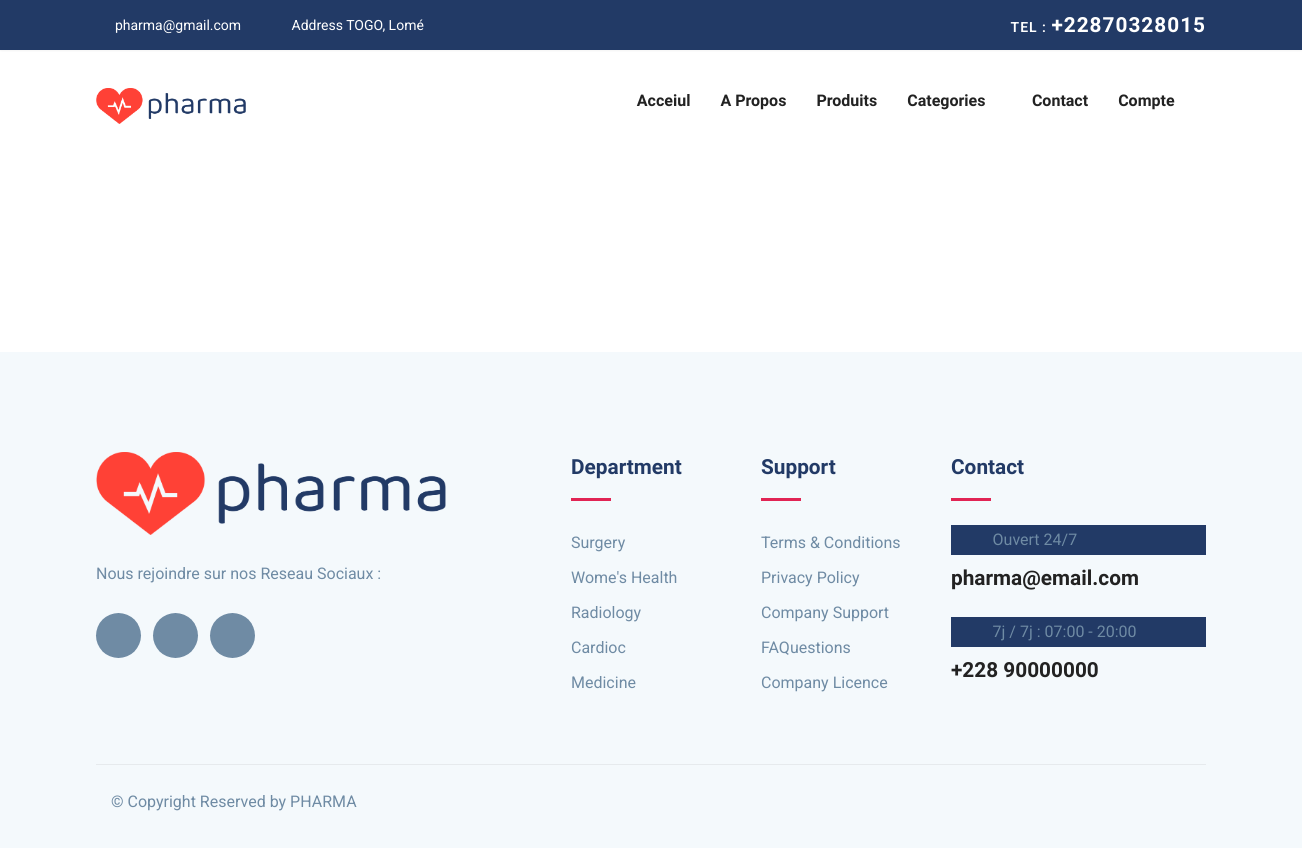
Page /singleproduit/1/ on the earlier database version.
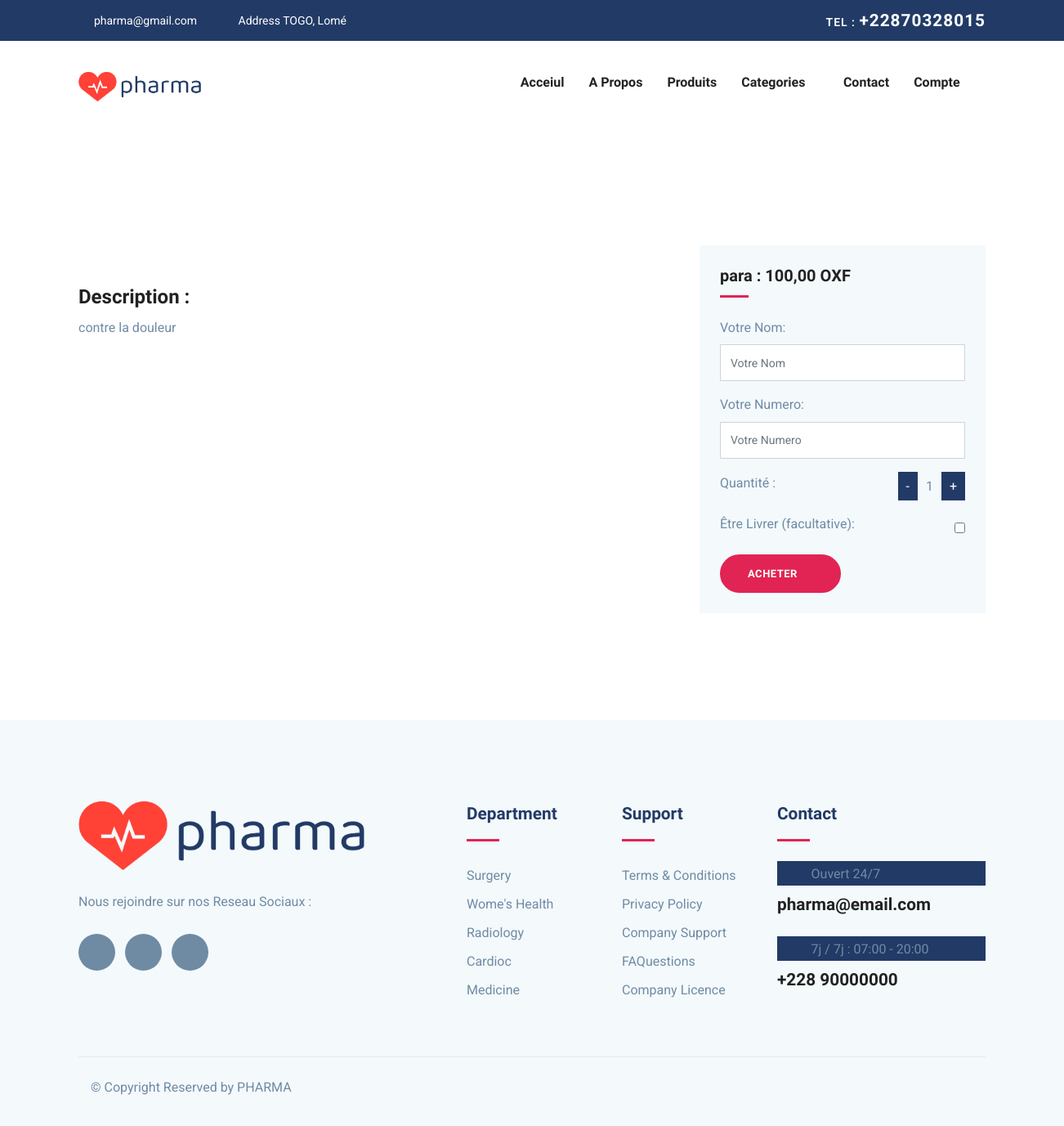
Same page on the later database version.
### app/models.py (models this page shows, shortened)
class Produit(models.Model):
    nomProduit = models.CharField(max_length=255)
    prixProduit = models.DecimalField(max_digits=10, decimal_places=2)
    photoProduit = models.ImageField(upload_to='photosProduits/', null=True, blank=True)
    quantite = models.IntegerField()
    descirpion = models.TextField()
    Categorie = models.ForeignKey('Categorie', on_delete=models.CASCADE)

### app/views.py (the view)
# urls.py: path("singleproduit/<int:produit_id>/", views.single_produit, name="single_produit"),
def single_produit(request,produit_id):
    produits = Produit.objects.filter(id=produit_id)
    print(produits.count())
    context = {'produits': produits}
    return render(request, 'app/single_produit.html',context=context)

### app/templates/app/single_produit.html (shortened to what this page needs)
{% extends 'app/index.html' %}
{% load static %}
{% block content %}
<section class="section department-single">
    {% for produit in produits %}
	<div class="container">
		<div class="row">
			<div class="col-lg-8">
				<div class="department-content mt-5">
                    <div class="department-img">
                        <div class="sidebar-contatct-info mt-4">
                            <h3>Description : </h3>
                            <p class="mb-0">{{produit.descirpion}}</p>
                        </div>
                    </div>
				</div>
			</div>
			<div class="col-lg-4">
                <div class="sidebar-widget schedule-widget mt-5">
                    <h5 class="mb-4">{{ produit.nomProduit }} : {{ produit.prixProduit }} OXF</h5>
                    <form method="post" action="{% url 'buy_produit' %}">
                        <div class="form-group">
                            <label for="name">Votre Nom:</label>
                            <input name="nomClient" id="name" type="text" class="form-control" placeholder="Votre Nom" required>
                        </div>
                        <div class="form-group">
                            <label for="phone">Votre Numero:</label>
                            <input name="phoneClient" id="phone" type="text" class="form-control" placeholder="Votre Numero" required>
                        </div>
                        <li class="form-group d-flex justify-content-between align-items-center">
                            <label for="quantite">Quantité :</label>
                            <div class="counter">
                                <span class="icon decrement" style="color: white;">-</span>
                                <span class="count" id="quantiteSpan">1</span>
                                <span class="icon increment" style="color: white;">+</span>
                            </div>
                        </li>
                        <div class="form-group d-flex justify-content-between align-items-center">
                            <label for="livrer">Être Livrer (facultative):</label>
                            <input type="checkbox" name="isLivrer" id="livrer">
                        </div>
                        <button type="submit" class="btn btn-main-2 btn-round-full">Acheter<i class="icofont-simple-right ml-2"></i></button>
                    </form>
                </div>
            </div>
			</div>
		</div>
    {% endfor %}
</section>
{% endblock %}

### app/templates/app/index.html (shortened to what this page needs)
{% load static %}
<!DOCTYPE html>
<html lang="en">
<head>
    <link rel="stylesheet" href="{% static 'app/plugins/bootstrap/css/bootstrap.min.css'%}">
    <link rel="stylesheet" href="{% static 'app/plugins/icofont/icofont.min.css'%}">
    <link rel="stylesheet" href="{% static 'app/plugins/slick-carousel/slick/slick.css' %}">
    <link rel="stylesheet" href="{% static 'app/plugins/slick-carousel/slick/slick-theme.css' %}">
    <link rel="stylesheet" href="{% static 'app/css/style.css' %}">
</head>
<body>
    {% include 'app/includes/header.html' %}
    {% block content %}
    {% endblock %}
    {% include 'app/includes/footer.html' %}
</body>
</html>

### app/templates/app/includes/header.html (shortened to what this page needs)
{% load static %}
<header>
	<div class="header-top-bar">
		<div class="container">
			<div class="row align-items-center">
				<div class="col-lg-6">
					<ul class="top-bar-info list-inline-item pl-0 mb-0">
						<li class="list-inline-item"><a href="mailto:pharma@gmail.com"><i class="icofont-support-faq mr-2"></i>pharma@gmail.com</a></li>
						<li class="list-inline-item"><i class="icofont-location-pin mr-2"></i>Address TOGO, Lomé</li>
					</ul>
				</div>
				<div class="col-lg-6">
					<div class="text-lg-right top-right-bar mt-2 mt-lg-0">
						<a href="tel:+23-345-67890" >
							<span>TEL : </span>
							<span class="h4">+22870328015</span>
						</a>
					</div>
				</div>
			</div>
		</div>
	</div>
	<nav class="navbar navbar-expand-lg navigation" id="navbar">
		<div class="container">
		 	 <a class="navbar-brand" href="index.html">
			  	<img src="{% static 'app/images/logo.png' %}" width="150" height="150" alt="" class="img-fluid">
			  </a>
		  <div class="collapse navbar-collapse" id="navbarmain">
			<ul class="navbar-nav ml-auto">
			  <li class="nav-item active">
				<a href="{% url "index" %}" class="nav-link" >Acceiul</a>
			  </li>
			   <li class="nav-item"><a class="nav-link" href="about.html">A propos</a></li>
			    <li class="nav-item"><a class="nav-link" href="{% url "produits_page" %}">Produits</a></li>
			    <li class="nav-item dropdown">
					<a class="nav-link dropdown-toggle" href="department.html" id="dropdown02" data-toggle="dropdown" aria-haspopup="true" aria-expanded="false">Categories <i class="icofont-thin-down"></i></a>
			  	</li>
			   <li class="nav-item"><a class="nav-link" href="{% url "contact_page" %}">Contact</a></li>
			   <li class="nav-item dropdown">
				<a class="nav-link dropdown-toggle" href="department.html" id="dropdown02" data-toggle="dropdown" aria-haspopup="true" aria-expanded="false">Compte <i class="icofont-thin-down"></i></a>
			  </li>
			</ul>
		  </div>
		</div>
	</nav>
</header>

### app/templates/app/includes/footer.html (shortened to what this page needs)
{% load static %}
<footer class="footer section gray-bg">
	<div class="container">
		<div class="row">
			<div class="col-lg-4 mr-auto col-sm-6">
				<div class="widget mb-5 mb-lg-0">
					<div class="logo mb-4">
						<img src="images/logo.png" alt="" class="img-fluid">
					</div>
					<p>Nous rejoindre sur nos Reseau Sociaux :</p>
					<ul class="list-inline footer-socials mt-4">
						<li class="list-inline-item"><a href="https://www.facebook.com/"><i class="icofont-facebook"></i></a></li>
						<li class="list-inline-item"><a href="https://twitter.com/"><i class="icofont-twitter"></i></a></li>
						<li class="list-inline-item"><a href="https://www.pinterest.com/"><i class="icofont-linkedin"></i></a></li>
					</ul>
				</div>
			</div>
			<div class="col-lg-2 col-md-6 col-sm-6">
				<div class="widget mb-5 mb-lg-0">
					<h4 class="text-capitalize mb-3">Department</h4>
					<div class="divider mb-4"></div>
					<ul class="list-unstyled footer-menu lh-35">
						<li><a href="#">Surgery </a></li>
						<li><a href="#">Wome's Health</a></li>
						<li><a href="#">Radiology</a></li>
						<li><a href="#">Cardioc</a></li>
						<li><a href="#">Medicine</a></li>
					</ul>
				</div>
			</div>
			<div class="col-lg-2 col-md-6 col-sm-6">
				<div class="widget mb-5 mb-lg-0">
					<h4 class="text-capitalize mb-3">Support</h4>
					<div class="divider mb-4"></div>
					<ul class="list-unstyled footer-menu lh-35">
						<li><a href="#">Terms & Conditions</a></li>
						<li><a href="#">Privacy Policy</a></li>
						<li><a href="#">Company Support </a></li>
						<li><a href="#">FAQuestions</a></li>
						<li><a href="#">Company Licence</a></li>
					</ul>
				</div>
			</div>
			<div class="col-lg-3 col-md-6 col-sm-6">
				<div class="widget widget-contact mb-5 mb-lg-0">
					<h4 class="text-capitalize mb-3">Contact</h4>
					<div class="divider mb-4"></div>
					<div class="footer-contact-block mb-4">
						<div class="icon d-flex align-items-center">
							<i class="icofont-email mr-3"></i>
							<span class="h6 mb-0">Ouvert 24/7</span>
						</div>
						<h4 class="mt-2"><a href="tel:+23-345-67890">pharma@email.com</a></h4>
					</div>
					<div class="footer-contact-block">
						<div class="icon d-flex align-items-center">
							<i class="icofont-support mr-3"></i>
							<span class="h6 mb-0">7j / 7j : 07:00 - 20:00</span>
						</div>
						<h4 class="mt-2"><a href="tel:+23-345-67890">+228 90000000</a></h4>
					</div>
				</div>
			</div>
		</div>
		<div class="footer-btm py-4 mt-5">
			<div class="align-items-center justify-content-between">
				<div class="col-lg-6">
					<div class="copyright">
						&copy; Copyright Reserved   by PHARMA</a>
					</div>
				</div>
			</div>
		</div>
	</div>
</footer>

### app/static/app/css/style.css (style rules this page uses)
html { overflow-x: hidden; }
body { line-height: 1.6; font-family: "Roboto", sans-serif; -webkit-font-smoothing: antialiased; font-size: 16px; color: #6F8BA4; font-weight: 400; }
h1, .h1, h2, .h2, h3, .h3, h4, .h4, h5, .h5, h6, .h6 { font-family: "Exo", sans-serif; font-weight: 700; color: #222; }
h3, .h3 { font-size: 1.5rem; }
h4, .h4 { font-size: 1.3rem; line-height: 30px; }
h5, .h5 { font-size: 1.25rem; }
h6, .h6 { font-size: 1rem; }
p { line-height: 30px; }
input[type="email"], input[type="password"], input[type="text"], input[type="tel"] { box-shadow: none; height: 45px; outline: none; font-size: 14px; }
.form-control { box-shadow: none; border-radius: 0; }
.btn { display: inline-block; font-size: 14px; font-size: 0.8125rem; font-weight: 700; letter-spacing: .5px; padding: .75rem 2rem; font-family: "Exo", sans-serif; text-transform: uppercase; border-radius: 5px; border: 2px solid transparent; transition: all .35s ease; }
.btn-main-2 { background: #e12454; color: #fff; border-color: #e12454; }
.btn-round-full { border-radius: 50px; }
.section { padding: 100px 0; }
a { color: #222; text-decoration: none; transition: all .35s ease; }
.gray-bg { background: #f4f9fc; }
#navbarmain { padding: 20px 0px; }
#navbarmain .nav-link { font-weight: 600; padding: 10px 15px; color: #222; font-family: "Exo", sans-serif; text-transform: capitalize; font-size: 16px; transition: all .25s ease; }
.dropdown-toggle::after { display: none; }
.navbar-brand { margin-top: 10px; }
.header-top-bar { background: #223a66; font-size: 14px; padding: 10px 0px; box-shadow: 0 1px 2px rgba(0, 0, 0, 0.05); color: #fff; }
.top-bar-info li a { color: #fff; margin-right: 20px; }
.top-right-bar a span { color: #fff; font-weight: 600; letter-spacing: 1px; }
.divider { width: 40px; height: 5px; background: #e12454; }
.lh-35 { line-height: 35px; }
.sidebar-widget { margin-bottom: 30px; padding-bottom: 35px; }
.sidebar-widget h5 { margin-bottom: 30px; position: relative; padding-bottom: 15px; }
.sidebar-widget h5:before { position: absolute; content: ""; left: 0px; bottom: 0px; width: 35px; height: 3px; background: #e12454; }
.sidebar-widget.schedule-widget { background: #f4f9fc; padding: 25px; }
.footer { padding-bottom: 10px; }
.logo { font-weight: 600; letter-spacing: 1px; }
.widget .divider { height: 3px; }
.widget h4 { color: #223a66; }
.widget .footer-menu a { color: #6F8BA4; }
.footer-contact-block span { font-weight: 400; color: #6F8BA4; }
.footer-contact-block i { font-size: 20px; }
.footer-btm { border-top: 1px solid rgba(0, 0, 0, 0.06); }
.footer-socials li a { width: 45px; height: 45px; background: #6F8BA4; color: #fff; display: inline-block; text-align: center; border-radius: 100%; padding-top: 12px; }

### app/templates/app/index.html (style rules this page uses)
.counter { display: flex; align-items: center; }
.icon { cursor: pointer; padding: 5px 10px; font-size: 16px; background-color: #223a66; }
.count { margin: 0 10px; }

Differences in the rows shown:
added Produit: descirpion "contre la douleur", nomProduit "para", prixProduit "100,00"
